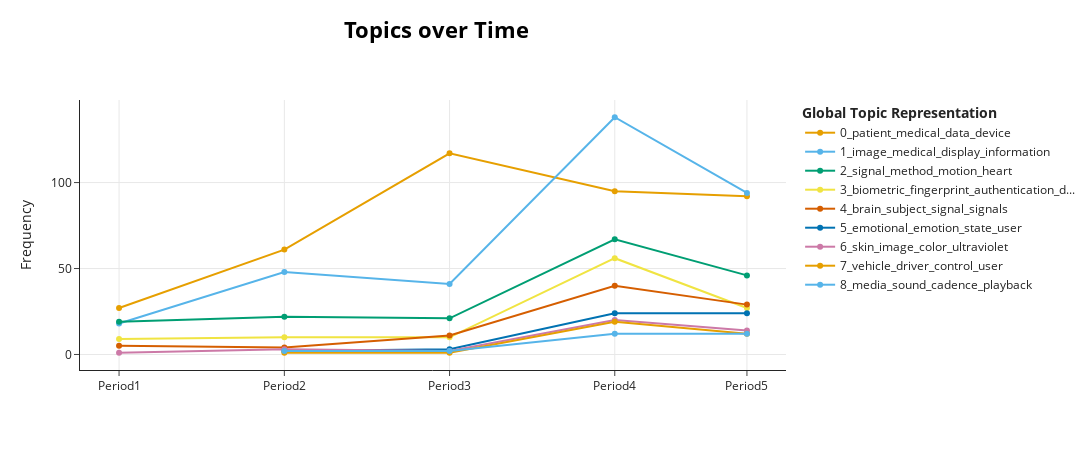

Notebook code for this chart:
### Code cell
fig = topic_model.visualize_topics_over_time(topics_over_time)
fig.update_xaxes(
    tickvals=topics_over_time['Timestamp'].unique(),
    ticktext=topics_over_time['Period'].unique()
)
# 모든 trace에 점 추가
for trace in fig.data:
    trace.mode = 'lines+markers'
fig.show()

### Figure 1 — Plotly figure (JSON) as saved in the notebook; plotly's stock layout.template omitted (floating-point values rounded to 4 significant figures)
{"data": [{"hoverinfo": "text", "hovertext": ["<b>Topic 0</b><br>Words: medical, data, patient, device, information", "<b>Topic 0</b><br>Words: patient, medical, data, device, information", "<b>Topic 0</b><br>Words: patient, medical, data, device, health", "<b>Topic 0</b><br>Words: device, medical, patient, data, medical device", "<b>Topic 0</b><br>Words: patient, device, data, medical, information"], "marker": {"color": "#E69F00"}, "mode": "lines+markers", "name": "0_patient_medical_data_device", "type": "scatter", "x": ["2003-07-01T00:00:00.000000000", "2008-07-01T00:00:00.000000000", "2013-07-01T00:00:00.000000000", "2018-07-01T00:00:00.000000000", "2022-07-01T00:00:00.000000000"], "y": [27, 61, 117, 95, 92]}, {"hoverinfo": "text", "hovertext": ["<b>Topic 1</b><br>Words: image, medical, recording, data, image data", "<b>Topic 1</b><br>Words: image, medical image, medical, data, image data", "<b>Topic 1</b><br>Words: image, information, medical, medical image, data", "<b>Topic 1</b><br>Words: image, display, medical, information, data", "<b>Topic 1</b><br>Words: image, display, medical, information, eye"], "marker": {"color": "#56B4E9"}, "mode": "lines+markers", "name": "1_image_medical_display_information", "type": "scatter", "x": ["2003-07-01T00:00:00.000000000", "2008-07-01T00:00:00.000000000", "2013-07-01T00:00:00.000000000", "2018-07-01T00:00:00.000000000", "2022-07-01T00:00:00.000000000"], "y": [18, 48, 41, 138, 94]}, {"hoverinfo": "text", "hovertext": ["<b>Topic 2</b><br>Words: signal, heart, signals, method, time", "<b>Topic 2</b><br>Words: signal, signals, heart, method, time", "<b>Topic 2</b><br>Words: signal, method, cardiac, based, signals", "<b>Topic 2</b><br>Words: signal, motion, method, ecg, device", "<b>Topic 2</b><br>Words: signal, activity, method, motion, movement"], "marker": {"color": "#009E73"}, "mode": "lines+markers", "name": "2_signal_method_motion_heart", "type": "scatter", "x": ["2003-07-01T00:00:00.000000000", "2008-07-01T00:00:00.000000000", "2013-07-01T00:00:00.000000000", "2018-07-01T00:00:00.000000000", "2022-07-01T00:00:00.000000000"], "y": [19, 22, 21, 67, 46]}, {"hoverinfo": "text", "hovertext": ["<b>Topic 3</b><br>Words: fingerprint, biometric, finger, sensor, device", "<b>Topic 3</b><br>Words: biometric, authentication, sensor, fingerprint, user", "<b>Topic 3</b><br>Words: fingerprint, biometric, authentication, unit, light", "<b>Topic 3</b><br>Words: biometric, authentication, fingerprint, user, device", "<b>Topic 3</b><br>Words: biometric, authentication, device, user, data"], "marker": {"color": "#F0E442"}, "mode": "lines+markers", "name": "3_biometric_fingerprint_authentication_d...", "type": "scatter", "x": ["2003-07-01T00:00:00.000000000", "2008-07-01T00:00:00.000000000", "2013-07-01T00:00:00.000000000", "2018-07-01T00:00:00.000000000", "2022-07-01T00:00:00.000000000"], "y": [9, 10, 10, 56, 27]}, {"hoverinfo": "text", "hovertext": ["<b>Topic 4</b><br>Words: neural, signals, brain, subject, control", "<b>Topic 4</b><br>Words: brain, dipoles, loop brain, brain machine, machine interface", "<b>Topic 4</b><br>Words: brain, intention, control, brain wave, prosthetic device", "<b>Topic 4</b><br>Words: brain, subject, signal, signals, eeg", "<b>Topic 4</b><br>Words: brain, signal, subject, signals, neural"], "marker": {"color": "#D55E00"}, "mode": "lines+markers", "name": "4_brain_subject_signal_signals", "type": "scatter", "x": ["2003-07-01T00:00:00.000000000", "2008-07-01T00:00:00.000000000", "2013-07-01T00:00:00.000000000", "2018-07-01T00:00:00.000000000", "2022-07-01T00:00:00.000000000"], "y": [5, 4, 11, 40, 29]}, {"hoverinfo": "text", "hovertext": ["<b>Topic 5</b><br>Words: emotional, emotion, emotional state, characteristics, feature", "<b>Topic 5</b><br>Words: avatar, sensing meta, meta data, meta, physiological event", "<b>Topic 5</b><br>Words: emotional, emotion, state, user, data", "<b>Topic 5</b><br>Words: emotional, state, user, emotion, emotional state"], "marker": {"color": "#0072B2"}, "mode": "lines+markers", "name": "5_emotional_emotion_state_user", "type": "scatter", "x": ["2008-07-01T00:00:00.000000000", "2013-07-01T00:00:00.000000000", "2018-07-01T00:00:00.000000000", "2022-07-01T00:00:00.000000000"], "y": [2, 3, 24, 24]}, {"hoverinfo": "text", "hovertext": ["<b>Topic 6</b><br>Words: color, hair color, coloring, classifications, hair", "<b>Topic 6</b><br>Words: skin, dimensional facial, image, facial image, facial", "<b>Topic 6</b><br>Words: skin, synthetic skin, synthetic, color, image", "<b>Topic 6</b><br>Words: skin, image, ultraviolet, color, user", "<b>Topic 6</b><br>Words: skin, image, skin condition, skincare, user"], "marker": {"color": "#CC79A7"}, "mode": "lines+markers", "name": "6_skin_image_color_ultraviolet", "type": "scatter", "x": ["2003-07-01T00:00:00.000000000", "2008-07-01T00:00:00.000000000", "2013-07-01T00:00:00.000000000", "2018-07-01T00:00:00.000000000", "2022-07-01T00:00:00.000000000"], "y": [1, 3, 2, 20, 14]}, {"hoverinfo": "text", "hovertext": ["<b>Topic 7</b><br>Words: steering device, steering, identification information, driver, identification", "<b>Topic 7</b><br>Words: impairment, vehicle, vehicle operator, operator, plurality scores", "<b>Topic 7</b><br>Words: vehicle, driver, control, user, driving", "<b>Topic 7</b><br>Words: vehicle, driver, control, remote, remote control"], "marker": {"color": "#E69F00"}, "mode": "lines+markers", "name": "7_vehicle_driver_control_user", "type": "scatter", "x": ["2008-07-01T00:00:00.000000000", "2013-07-01T00:00:00.000000000", "2018-07-01T00:00:00.000000000", "2022-07-01T00:00:00.000000000"], "y": [1, 1, 19, 12]}, {"hoverinfo": "text", "hovertext": ["<b>Topic 8</b><br>Words: sound, sounds, sound card, selector, card", "<b>Topic 8</b><br>Words: sound, performance, music, portable performance, setting", "<b>Topic 8</b><br>Words: media, playback, cadence, media content, sound", "<b>Topic 8</b><br>Words: sound, media, audio, cadence, media content"], "marker": {"color": "#56B4E9"}, "mode": "lines+markers", "name": "8_media_sound_cadence_playback", "type": "scatter", "x": ["2008-07-01T00:00:00.000000000", "2013-07-01T00:00:00.000000000", "2018-07-01T00:00:00.000000000", "2022-07-01T00:00:00.000000000"], "y": [2, 2, 12, 12]}], "layout": {"height": 450, "hoverlabel": {"bgcolor": "white", "font": {"family": "Rockwell", "size": 16}}, "legend": {"title": {"text": "<b>Global Topic Representation"}}, "title": {"font": {"color": "Black", "size": 22}, "text": "<b>Topics over Time</b>", "x": 0.4, "xanchor": "center", "y": 0.95, "yanchor": "top"}, "width": 1250, "xaxis": {"showgrid": true, "ticktext": ["Period1", "Period2", "Period3", "Period4", "Period5"], "tickvals": ["2003-07-01T00:00:00.000000000", "2008-07-01T00:00:00.000000000", "2013-07-01T00:00:00.000000000", "2018-07-01T00:00:00.000000000", "2022-07-01T00:00:00.000000000"]}, "yaxis": {"showgrid": true, "title": {"text": "Frequency"}}}}
